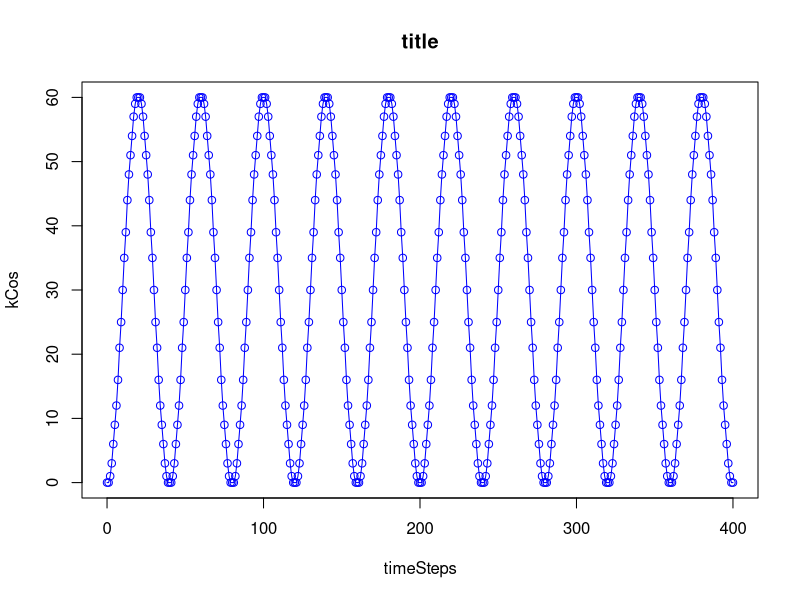
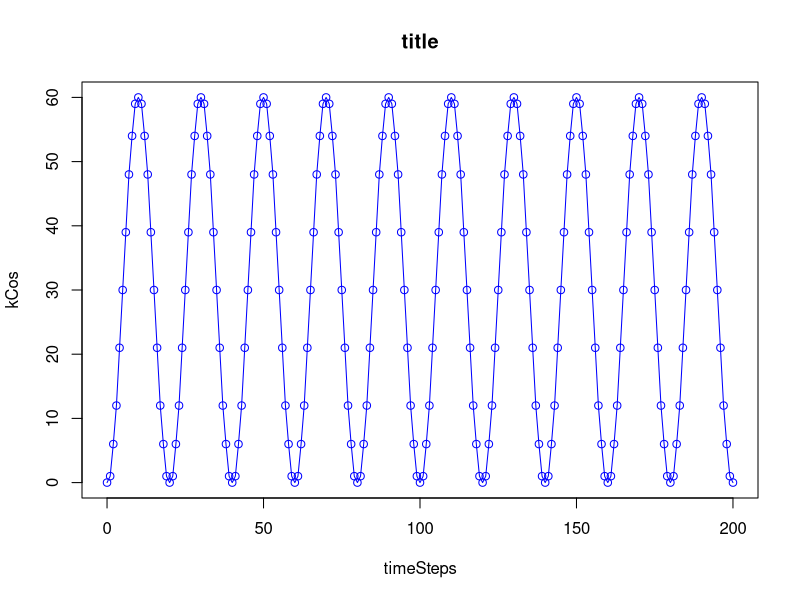
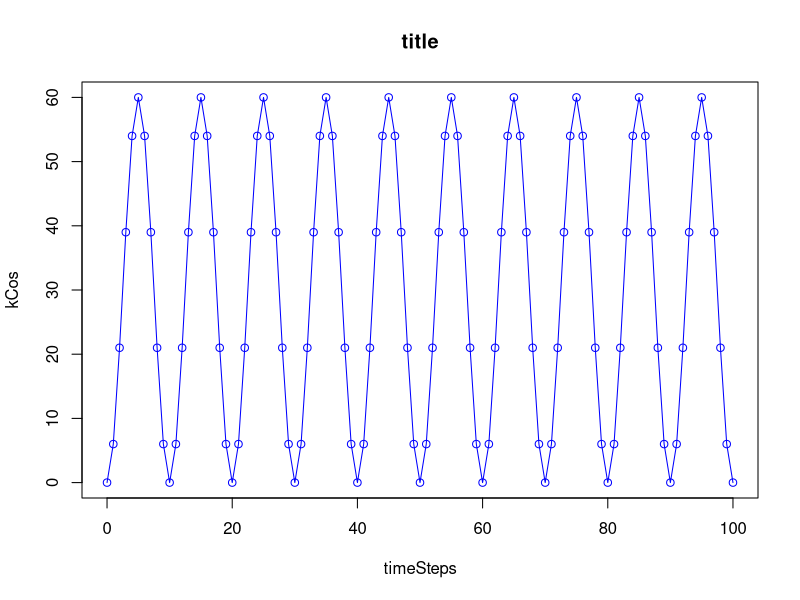

The R source for these figures, in order:
#####Fonction cree une courbe sinous de K#######


kCos<-function(cycleTime,totalCycle,kMax){
  
  #total runtime
  runtime<-cycleTime*totalCycle
  runtime
  
  #all the time stpes
  timeSteps<-c(0:runtime)
  timeSteps
  
  #cosine curve in a cycle time  
  cosCurve<-cos(2*pi*timeSteps/cycleTime + pi)
  
  #K curve
  kCos<- round ((cosCurve+1)/2*kMax)
  
  #
  valSteps<- c(0:(totalCycle-1)*cycleTime) + 1
  picSteps<- c(0:(totalCycle-1)*cycleTime) + ceiling(cycleTime*1/2)+1
  
  kCos[picSteps]<-kMax
  kCos[valSteps]<-0
  
  plot(timeSteps,kCos, type="o",col="blue", lwd=1, main=paste("title"))
  
  return(kCos)
}


####test function####
kCos(40,10,60)
kCos(20,10,60)
kCos(10,10,60)



